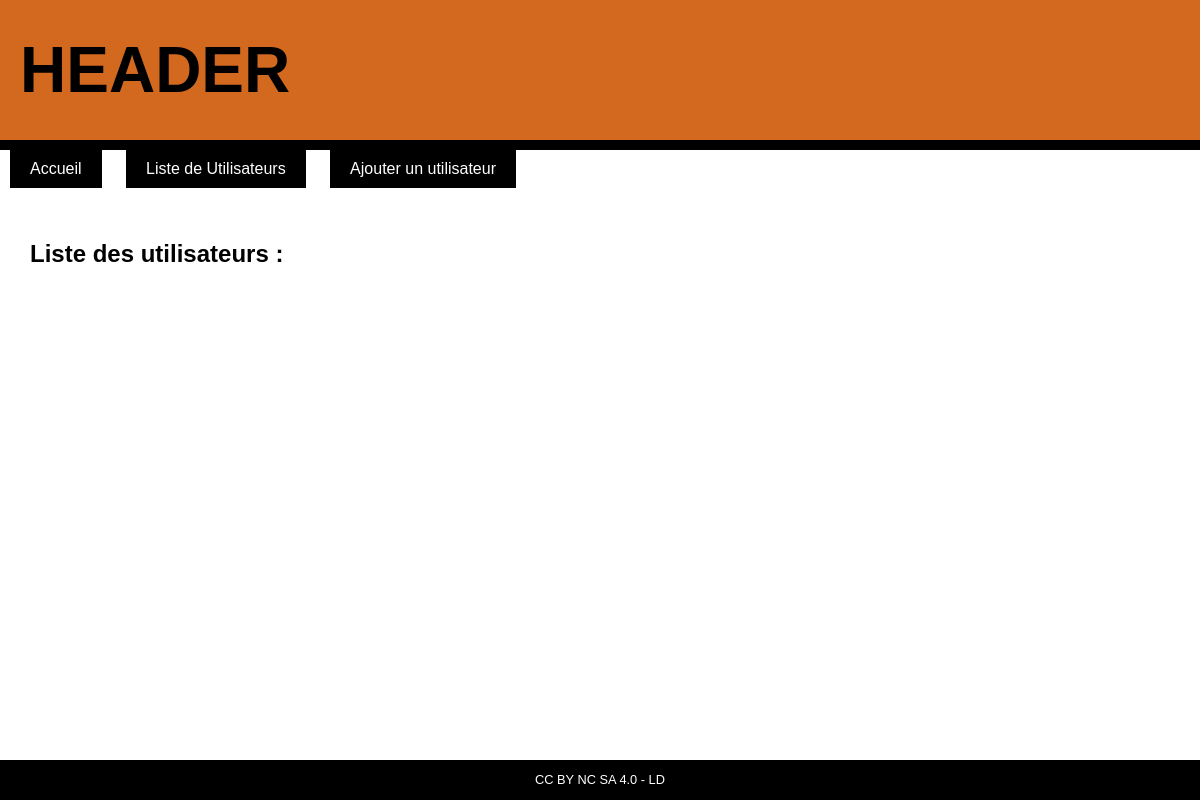
The app's page /WEB/archi-router-explicit-light/index.php?route=utilisators, older data.
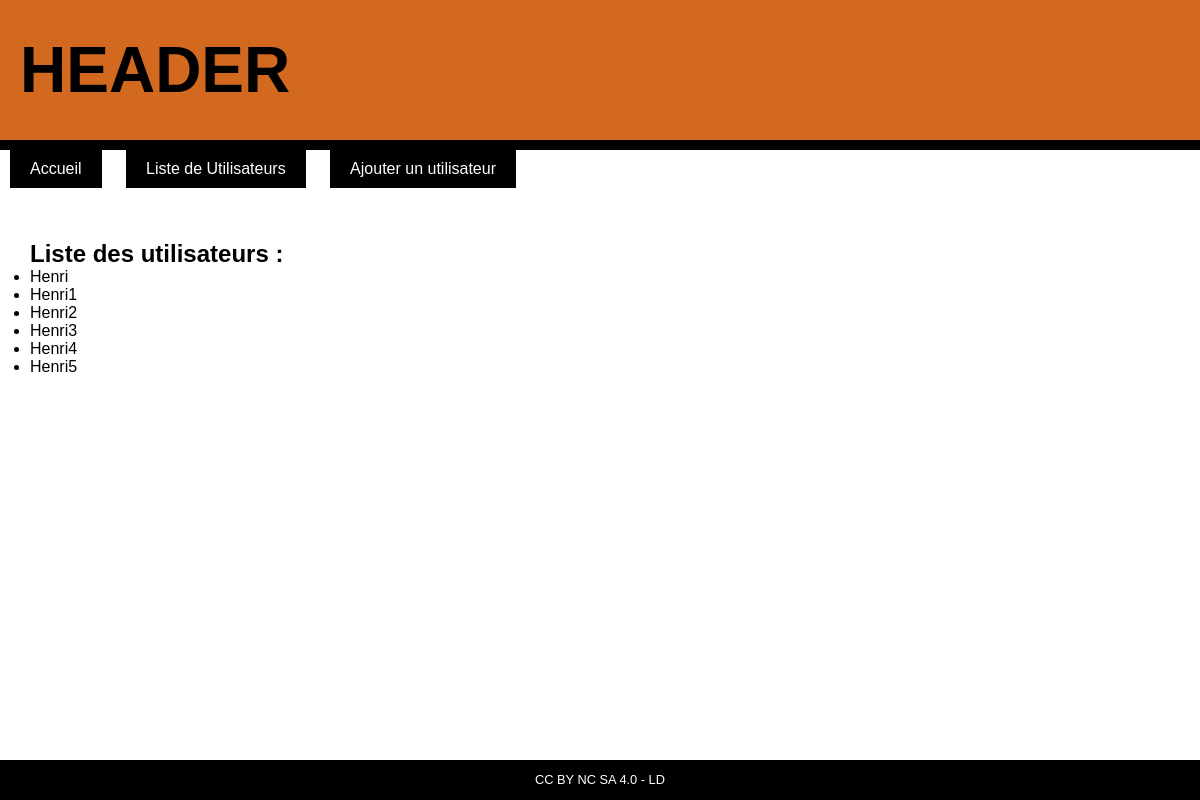
The same page, newer data.
### tables this page shows
CREATE TABLE utilisator (
    idutilisator      	integer auto_increment,
    lastname    		varchar(50),
    firstname   		varchar(50),
    email       		varchar(100),
    password    		varchar(100),
    CONSTRAINT PK_USER PRIMARY KEY  (idutilisator)
);

### WEB/archi-router-explicit-light/controller/UtilisatorController.php (called while the page is built, shortened)
<?php
class UtilisatorController {
	public function displayAllUtilisator() {
		$data = Utilisator::all();
		include_once "view/parts/header.php";
		include_once "view/utilisator/displayAllUtilisator.php";
		include_once "view/parts/footer.php";
	}
}

### WEB/archi-router-explicit-light/routes.php (called while the page is built, shortened)
<?php
$app = new App();
$app->route("home", "SiteController", "index");
$app->route("utilisators", "UtilisatorController", "displayAllUtilisator");

### WEB/archi-router-explicit-light/index.php (called while the page is built)
<?php
include_once "config.php";
include_once "routes.php";

### WEB/archi-router-explicit-light/model/Model.php (called while the page is built, shortened)
<?php
class Model {
	public static function all() {
		$class = get_called_class();
		$table =  strtolower($class);
		$st = db()->prepare("select * from $table");
		$st->execute();
		$list = array();
		while($row = $st->fetch(PDO::FETCH_ASSOC)) {
			$h = new $class();
			foreach($row as $field=>$value)
				$h->$field = $value;
			$list[] = $h;
		}
		return $list;
	}
}

### WEB/archi-router-explicit-light/config.php (called while the page is built, shortened)
<?php
try
{
	$db = new PDO("mysql:host=tp-epua:3308;dbname=lebonmat;","lebonmat","yxr5ryhf");
}
catch (Exception $e)
{
        die('Erreur : ' . $e->getMessage());
}
function db() { global $db; return $db; }

### WEB/archi-router-explicit-light/view/utilisator/displayAllUtilisator.php (the view)
<h1>Liste des utilisateurs : </h1>
<ul>
<?php
    foreach($data as $utilisator) {
        echo "<li>". $utilisator->firstname ."</li>";
    }
?>
</ul>

### WEB/archi-router-explicit-light/controller/App.php (shortened to what this page needs)
<?php
class App {
	public function route($route, $controller, $action) {
		if ($_GET["route"] == $route)
			(new $controller())->$action();
	}
}

### WEB/archi-router-explicit-light/view/parts/header.php (shortened to what this page needs)
<!DOCTYPE html>
<html>
<head>
	<link rel="stylesheet" type="text/css" href="css/style.css">
</head>
<body>
	<header><h1>HEADER</h1></header>
	<nav>
		<ul>
			<li><a href='?route=home'>Accueil</a></li>
			<li><a href='?route=utilisators'>Liste de Utilisateurs</a></li>
			<li><a href='?route=addUtilisator'>Ajouter un utilisateur</a></li>
		</ul>
	</nav>
	<section>

### WEB/archi-router-explicit-light/view/parts/footer.php
	</section>
	<footer>CC BY NC SA 4.0 - LD</footer>
</body>
</html>

### WEB/archi-router-explicit-light/css/style.css (style rules this page uses)
* { margin: 0px; padding: 0px; }
body { display: flex; flex-direction: column; min-height: 100vh; font-family: sans-serif; }
header { flex: 0 0 100px; line-height: 100px; background-color: chocolate; padding: 20px; border-bottom: solid 10px black; text-transform: uppercase; font-size: 2em; }
nav { flex: 0 0 60px; }
nav li { list-style-type: none; display: inline-block; margin: 0px 10px; vertical-align: top; }
nav li a:link, nav li a:visited { display: block; padding: 10px 20px; background-color: black; color: white; transition: all 0.5s ease; text-decoration: none; }
section { flex: 1 1 auto; padding: 30px; }
footer { flex: 0 0 40px; line-height: 40px; background-color: black; color: white; text-align: center; font-size: 0.8em; }

Row changes from the older to the newer data that the page shows:
added utilisator: firstname "Henri"
added utilisator: firstname "Henri1"
added utilisator: firstname "Henri2"
added utilisator: firstname "Henri3"
added utilisator: firstname "Henri4"
added utilisator: firstname "Henri5"
